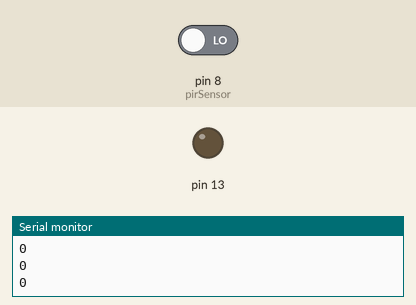
The sketch below on a simulated Arduino Mega 2560, built for the host (arithmetic inside an expression is 32-bit, double 64-bit). Shown: output pins drawn as LEDs (lit = HIGH), the last lines printed to the serial monitor. The inputs (shaded band) are chosen by the test bench; at power-on: pin 8 (pirSensor) LOW. WiFi joins after 1.5 s; servers stay silent unless stated; uploads are accepted with an empty reply.

Above: at 2.7 s.
2.8 s: pin 8 (pirSensor) driven HIGH
At 3.6 s:
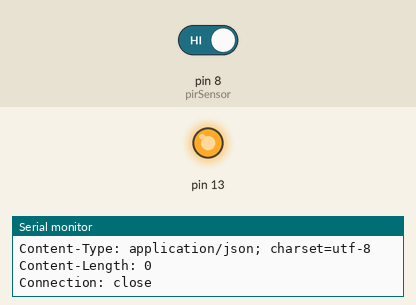
Timing chart, 0 to 10.3 s (numbered marks = the images above; inputs shaded):
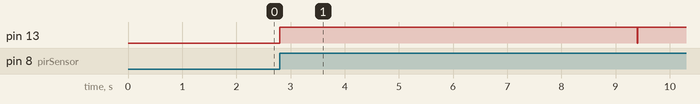

Measured:
- after the input at 2.8 s, pin 13: LOW → HIGH at once, → LOW 6.6 s later, → HIGH 0.01 s later

The sketch:

HC-SR501_Latest.ino
```cpp
#define pirSensor 8

#include "WiFiEsp.h"
#include <ArduinoJson.h>

#ifndef HAVE_HWSERIAL1
#include "SoftwareSerial.h"

// set up software serial to allow serial communication to our TX and RX pins
SoftwareSerial Serial1(6, 7);
#endif

char ssid[] = "FunkyNet";
char pass[] = "Smart2homeZone7";
int status = WL_IDLE_STATUS;

char serverIp[] = "192.168.1.127";

String endpoint = "GET /api/CamServer/pirstair";
String payload = "";

int reading;
bool _manualSwitch = false;

// Define an esp server that will listen on port 80
WiFiEspServer server(80);

void setup()
{
  Serial.begin(9600);
  Serial1.begin(9600);

  WiFi.init(&Serial1);

  while (status != WL_CONNECTED)
  {
    Serial.print("Conecting to wifi network: ");
    Serial.println(ssid);

    status = WiFi.begin(ssid, pass);
  }

  // Once we are connected log the IP address of the ESP module
  Serial.print("IP Address of ESP8266 Module is: ");
  Serial.println(WiFi.localIP());
  Serial.println("You're connected to the network");

  pinMode(pirSensor, INPUT);
  pinMode(13, OUTPUT);

  server.begin();
}

void loop()
{

  if (_manualSwitch != true)
  {
    reading = digitalRead(pirSensor);

    if (reading == HIGH)
    {
      Serial.println("Motion");
      digitalWrite(13, HIGH);

      payload = String("?stair=on HTTP/1.1");
      SendMessage(payload);
      delay (6000);
      payload = String("?stair=off HTTP/1.1");
      SendMessage(payload);
      digitalWrite(13, LOW);
    }
    else
    {
      Serial.println("0");

    }
  }
  ReceiveMessage();

  delay(3);// Delay for main loop

}


void SendMessage(String payload)
{
  WiFiEspClient client;
  client.stop();
  if (client.connect(serverIp, 4444)) {
    Serial.println("Connected to server");
    client.println(endpoint + payload);
    client.println("content-type: application/json");

    client.print("Host: ");
    client.println(serverIp);
    client.println("Connection: close");
    client.println();

    // if there are incoming bytes available
    // from the server, read them and print them
    while (client.available()) {
      char c = client.read();
      Serial.write(c);
    }
  }
}

void ReceiveMessage()
{
  // listen for incoming clients
  WiFiEspClient client = server.available();
  if (client) {
    Serial.println("New client");

    if (client.available())
    {
      String jsonStrWithoutBrackets = client.readStringUntil('\r');
      Serial.println(jsonStrWithoutBrackets);

      bool payloadOk = false;
      if (jsonStrWithoutBrackets.indexOf("on") >= 0)
      {
        Serial.println("on");
        payloadOk = true;
        digitalWrite(13, HIGH);
        _manualSwitch = true;
      }
      else if (jsonStrWithoutBrackets.indexOf("off") >= 0)
      {
        Serial.println("off");
        payloadOk = true;
        digitalWrite(13, LOW);
        _manualSwitch = false;
      }
      else
      {
        Serial.println("unknown command");
        payloadOk = false;
      }

      if (payloadOk)
      {
        // send response and close connection

        client.println("HTTP/1.1 200 OK");
        client.println("Access-Control-Allow-Origin: *");
        client.println("Access-Control-Allow-Methods: POST");
        client.println("Access-Control-Allow-Methods: GET");
        client.println("content-type: application/json");
        client.println("Connection: close");
        client.println();

        client.stop();
      }
      else
      {
        // we were unable to parse json, send http error status and close connection
        client.println("HTTP/1.1 500 ERROR");
        client.println("Access-Control-Allow-Origin: *");
        client.println("Access-Control-Allow-Methods: POST");
        client.println("Access-Control-Allow-Methods: GET");
        client.println("content-type: application/json");
        client.println("Connection: close");
        client.println();

        Serial.println("Error, bad or missing json");
        client.stop();
      }
    }

    delay(10);
    client.stop();
    Serial.println("Client disconnected");
  }
}
```
